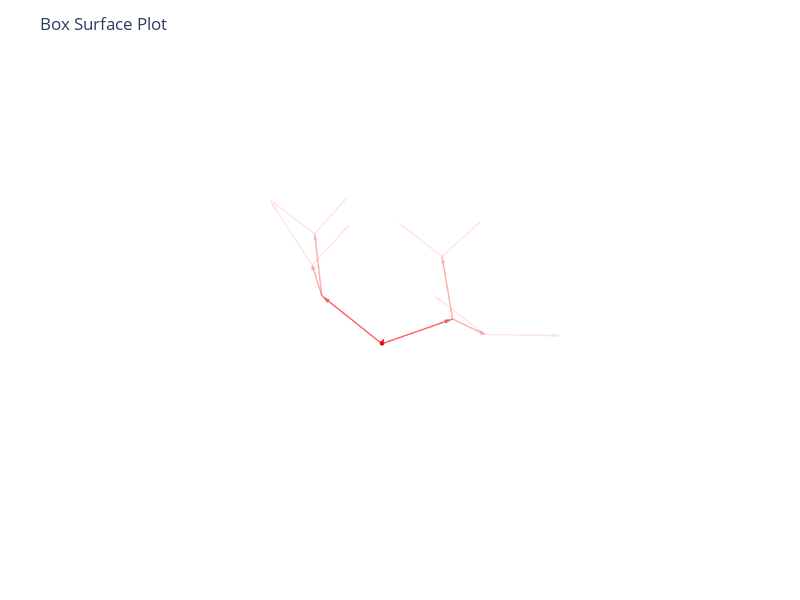

The code cell stored with this chart in its notebook:
### Code cell
# Create initial ray with full amplitude
initial_ray = Ray([0.0, 0.0, 0.0], [1.0, 1.0, 1.0], 1.0)
root = TrajectoryNode(initial_ray, [])
trajectory = Trajectory(root)

# Generate rays up to 3 levels deep
generate_rays!(root, 3)

# Plot the complex ray trajectory
# plot_trajectory(trajectory; color="rgba($(rand(0:255)), $(rand(0:255)), $(rand(0:255)), 1)")
plot_trajectory(trajectory; color="rgba(255,0,0,1)")

### Figure 1 — Plotly figure (JSON) as saved in the notebook; plotly's stock layout.template omitted (floating-point values rounded to 4 significant figures)
{"data": [{"line": {"color": "rgba(255, 0, 0, 0.9999986301390713)", "width": 3}, "mode": "lines", "showlegend": false, "type": "scatter3d", "x": [0, 1], "y": [0, 1], "z": [0, 1]}, {"anchor": "tip", "colorscale": [[0, "rgba(255, 0, 0, 0.9999986301390713)"], [1, "rgba(255, 0, 0, 0.9999986301390713)"]], "showscale": false, "sizemode": "raw", "sizeref": 0.1, "type": "cone", "u": [1], "v": [1], "w": [1], "x": [1], "y": [1], "z": [1]}, {"line": {"color": "rgba(255, 0, 0, 0.5890403515367557)", "width": 3}, "mode": "lines", "showlegend": false, "type": "scatter3d", "x": [1, 0.3], "y": [1, 2], "z": [1, 1.7]}, {"anchor": "tip", "colorscale": [[0, "rgba(255, 0, 0, 0.5890403515367557)"], [1, "rgba(255, 0, 0, 0.5890403515367557)"]], "showscale": false, "sizemode": "raw", "sizeref": 0.1, "type": "cone", "u": [-0.7], "v": [1], "w": [0.7], "x": [0.3], "y": [2], "z": [1.7]}, {"line": {"color": "rgba(255, 0, 0, 0.3013695565151347)", "width": 3}, "mode": "lines", "showlegend": false, "type": "scatter3d", "x": [0.3, 0.79], "y": [2, 3], "z": [1.7, 2.19]}, {"anchor": "tip", "colorscale": [[0, "rgba(255, 0, 0, 0.3013695565151347)"], [1, "rgba(255, 0, 0, 0.3013695565151347)"]], "showscale": false, "sizemode": "raw", "sizeref": 0.1, "type": "cone", "u": [0.49], "v": [1], "w": [0.49], "x": [0.79], "y": [3], "z": [2.19]}, {"line": {"color": "rgba(255, 0, 0, 0.1)", "width": 3}, "mode": "lines", "showlegend": false, "type": "scatter3d", "x": [0.79, 0.447], "y": [3, 4], "z": [2.19, 2.533]}, {"anchor": "tip", "colorscale": [[0, "rgba(255, 0, 0, 0.1)"], [1, "rgba(255, 0, 0, 0.1)"]], "showscale": false, "sizemode": "raw", "sizeref": 0.1, "type": "cone", "u": [-0.343], "v": [1], "w": [0.343], "x": [0.447], "y": [4], "z": [2.533]}, {"line": {"color": "rgba(255, 0, 0, 0.1)", "width": 3}, "mode": "lines", "showlegend": false, "type": "scatter3d", "x": [0.79, 1.133], "y": [3, 2.3], "z": [2.19, 2.68]}, {"anchor": "tip", "colorscale": [[0, "rgba(255, 0, 0, 0.1)"], [1, "rgba(255, 0, 0, 0.1)"]], "showscale": false, "sizemode": "raw", "sizeref": 0.1, "type": "cone", "u": [0.343], "v": [-0.7], "w": [0.49], "x": [1.133], "y": [2.3], "z": [2.68]}, {"line": {"color": "rgba(255, 0, 0, 0.3013695565151347)", "width": 3}, "mode": "lines", "showlegend": false, "type": "scatter3d", "x": [0.3, -0.19], "y": [2, 1.3], "z": [1.7, 2.4]}, {"anchor": "tip", "colorscale": [[0, "rgba(255, 0, 0, 0.3013695565151347)"], [1, "rgba(255, 0, 0, 0.3013695565151347)"]], "showscale": false, "sizemode": "raw", "sizeref": 0.1, "type": "cone", "u": [-0.49], "v": [-0.7], "w": [0.7], "x": [-0.19], "y": [1.3], "z": [2.4]}, {"line": {"color": "rgba(255, 0, 0, 0.1)", "width": 3}, "mode": "lines", "showlegend": false, "type": "scatter3d", "x": [-0.19, 0.153], "y": [1.3, 0.6], "z": [2.4, 2.89]}, {"anchor": "tip", "colorscale": [[0, "rgba(255, 0, 0, 0.1)"], [1, "rgba(255, 0, 0, 0.1)"]], "showscale": false, "sizemode": "raw", "sizeref": 0.1, "type": "cone", "u": [0.343], "v": [-0.7], "w": [0.49], "x": [0.153], "y": [0.6], "z": [2.89]}, {"line": {"color": "rgba(255, 0, 0, 0.1)", "width": 3}, "mode": "lines", "showlegend": false, "type": "scatter3d", "x": [-0.19, -0.533], "y": [1.3, 1.79], "z": [2.4, 3.1]}, {"anchor": "tip", "colorscale": [[0, "rgba(255, 0, 0, 0.1)"], [1, "rgba(255, 0, 0, 0.1)"]], "showscale": false, "sizemode": "raw", "sizeref": 0.1, "type": "cone", "u": [-0.343], "v": [0.49], "w": [0.7], "x": [-0.533], "y": [1.79], "z": [3.1]}, {"line": {"color": "rgba(255, 0, 0, 0.5890403515367557)", "width": 3}, "mode": "lines", "showlegend": false, "type": "scatter3d", "x": [1, 1.7], "y": [1, 0.3], "z": [1, 2]}, {"anchor": "tip", "colorscale": [[0, "rgba(255, 0, 0, 0.5890403515367557)"], [1, "rgba(255, 0, 0, 0.5890403515367557)"]], "showscale": false, "sizemode": "raw", "sizeref": 0.1, "type": "cone", "u": [0.7], "v": [-0.7], "w": [1], "x": [1.7], "y": [0.3], "z": [2]}, {"line": {"color": "rgba(255, 0, 0, 0.3013695565151347)", "width": 3}, "mode": "lines", "showlegend": false, "type": "scatter3d", "x": [1.7, 1.21], "y": [0.3, -0.4], "z": [2, 2.7]}, {"anchor": "tip", "colorscale": [[0, "rgba(255, 0, 0, 0.3013695565151347)"], [1, "rgba(255, 0, 0, 0.3013695565151347)"]], "showscale": false, "sizemode": "raw", "sizeref": 0.1, "type": "cone", "u": [-0.49], "v": [-0.7], "w": [0.7], "x": [1.21], "y": [-0.4], "z": [2.7]}, {"line": {"color": "rgba(255, 0, 0, 0.1)", "width": 3}, "mode": "lines", "showlegend": false, "type": "scatter3d", "x": [1.21, 1.553], "y": [-0.4, -1.1], "z": [2.7, 3.19]}, {"anchor": "tip", "colorscale": [[0, "rgba(255, 0, 0, 0.1)"], [1, "rgba(255, 0, 0, 0.1)"]], "showscale": false, "sizemode": "raw", "sizeref": 0.1, "type": "cone", "u": [0.343], "v": [-0.7], "w": [0.49], "x": [1.553], "y": [-1.1], "z": [3.19]}, {"line": {"color": "rgba(255, 0, 0, 0.1)", "width": 3}, "mode": "lines", "showlegend": false, "type": "scatter3d", "x": [1.21, 0.867], "y": [-0.4, 0.09], "z": [2.7, 3.4]}, {"anchor": "tip", "colorscale": [[0, "rgba(255, 0, 0, 0.1)"], [1, "rgba(255, 0, 0, 0.1)"]], "showscale": false, "sizemode": "raw", "sizeref": 0.1, "type": "cone", "u": [-0.343], "v": [0.49], "w": [0.7], "x": [0.867], "y": [0.09], "z": [3.4]}, {"line": {"color": "rgba(255, 0, 0, 0.3013695565151347)", "width": 3}, "mode": "lines", "showlegend": false, "type": "scatter3d", "x": [1.7, 2.19], "y": [0.3, 0.79], "z": [2, 3]}, {"anchor": "tip", "colorscale": [[0, "rgba(255, 0, 0, 0.3013695565151347)"], [1, "rgba(255, 0, 0, 0.3013695565151347)"]], "showscale": false, "sizemode": "raw", "sizeref": 0.1, "type": "cone", "u": [0.49], "v": [0.49], "w": [1], "x": [2.19], "y": [0.79], "z": [3]}, {"line": {"color": "rgba(255, 0, 0, 0.1)", "width": 3}, "mode": "lines", "showlegend": false, "type": "scatter3d", "x": [2.19, 1.847], "y": [0.79, 1.28], "z": [3, 3.7]}, {"anchor": "tip", "colorscale": [[0, "rgba(255, 0, 0, 0.1)"], [1, "rgba(255, 0, 0, 0.1)"]], "showscale": false, "sizemode": "raw", "sizeref": 0.1, "type": "cone", "u": [-0.343], "v": [0.49], "w": [0.7], "x": [1.847], "y": [1.28], "z": [3.7]}, {"line": {"color": "rgba(255, 0, 0, 0.1)", "width": 3}, "mode": "lines", "showlegend": false, "type": "scatter3d", "x": [2.19, 2.533], "y": [0.79, 0.447], "z": [3, 4]}, {"anchor": "tip", "colorscale": [[0, "rgba(255, 0, 0, 0.1)"], [1, "rgba(255, 0, 0, 0.1)"]], "showscale": false, "sizemode": "raw", "sizeref": 0.1, "type": "cone", "u": [0.343], "v": [-0.343], "w": [1], "x": [2.533], "y": [0.447], "z": [4]}], "layout": {"height": 600, "margin": {"b": 50, "l": 50, "r": 50, "t": 60}, "paper_bgcolor": "rgba(255,255,255,1)", "scene": {"aspectmode": "data", "bgcolor": "rgba(255,255,255,1)", "xaxis": {"showgrid": false, "visible": false, "zeroline": false}, "yaxis": {"showgrid": false, "visible": false, "zeroline": false}, "zaxis": {"showgrid": false, "visible": false, "zeroline": false}}, "showlegend": false, "title": "Box Surface Plot", "width": 800}}
